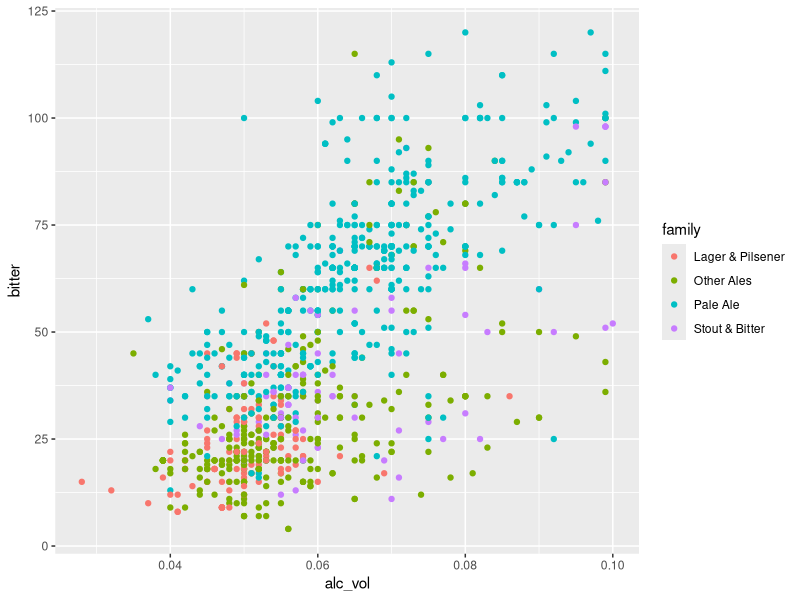
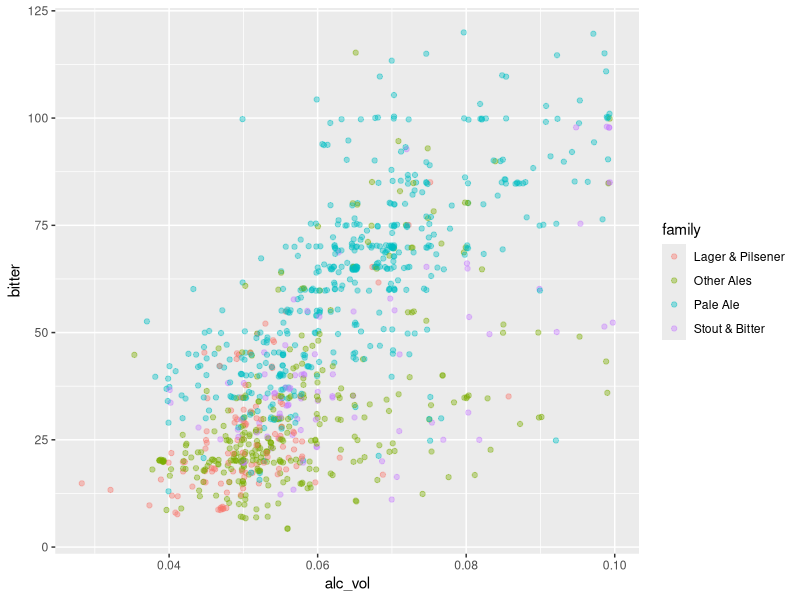
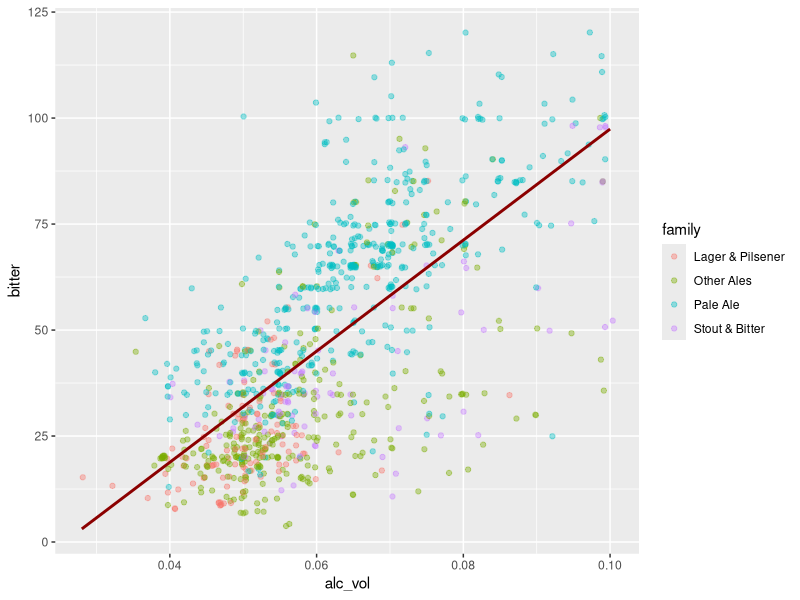
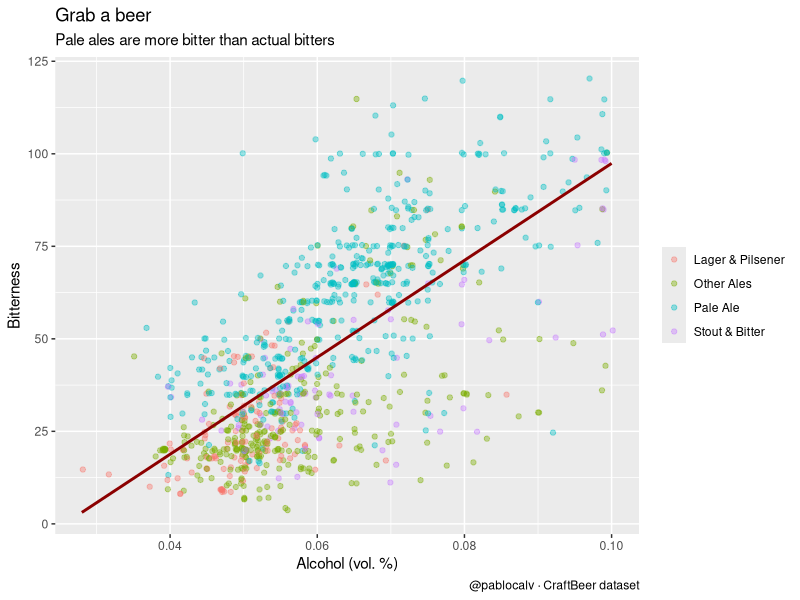
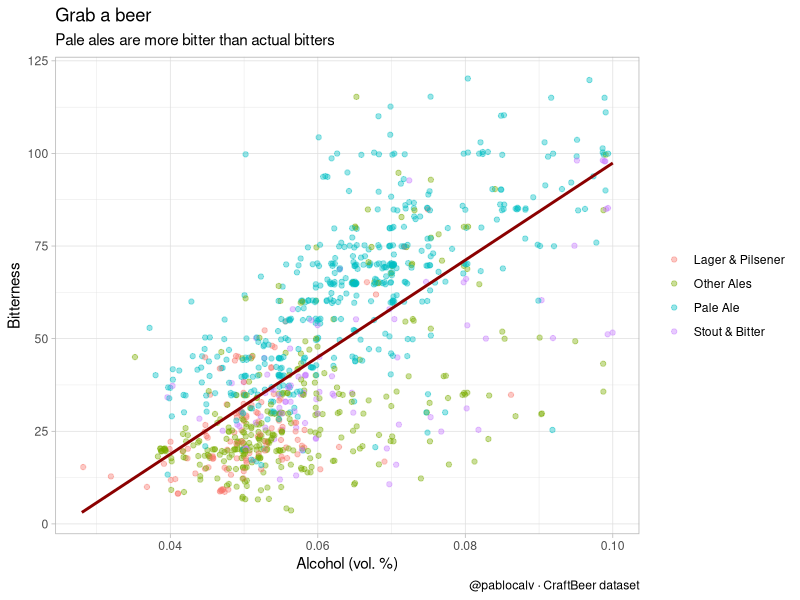
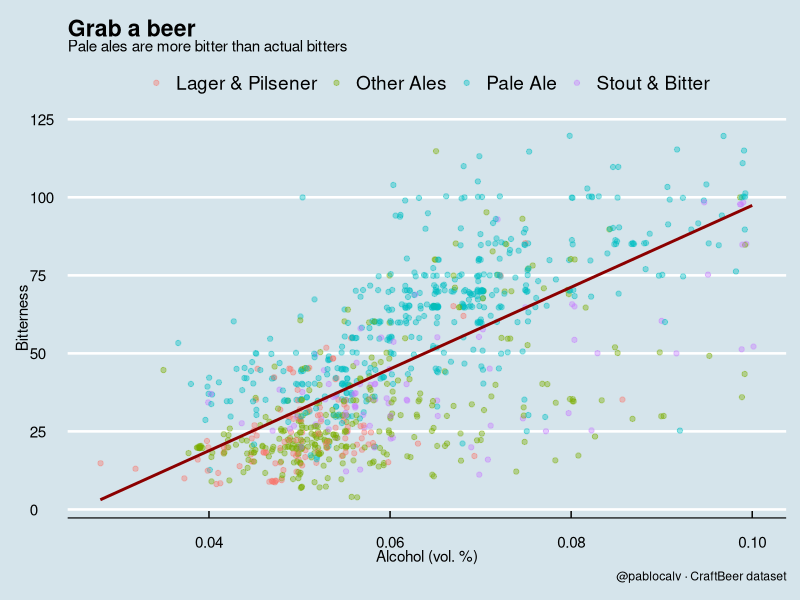
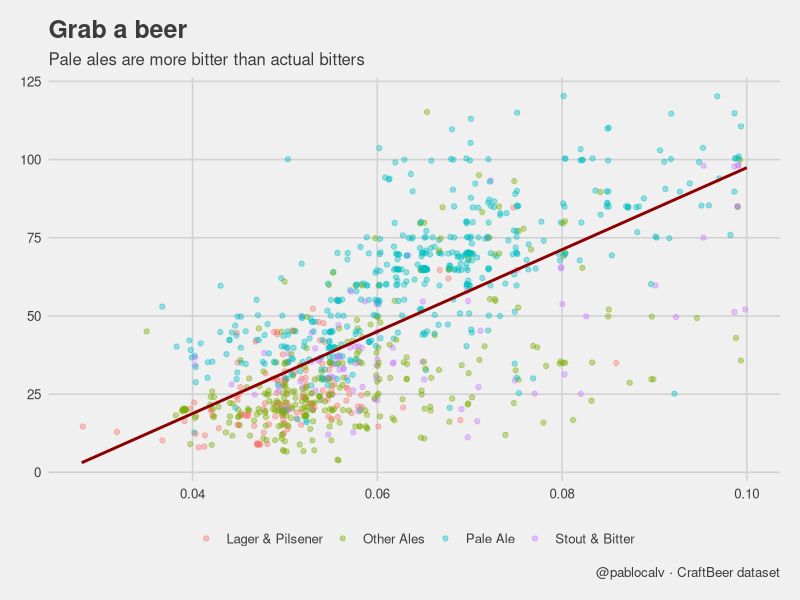
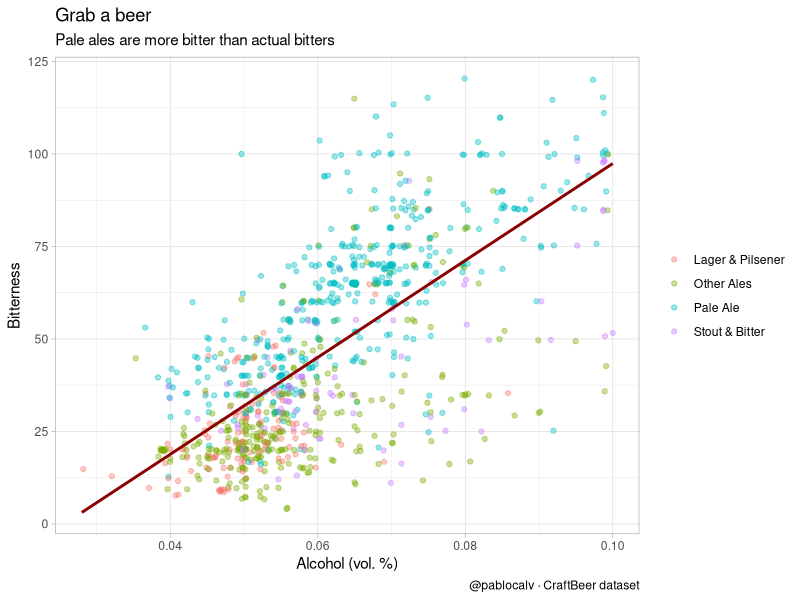

Write R code to recreate these figures, in order.
# Metadata ----------------------------------------------------------------
# Title: Ejercicios r & ggplot2
# Purpose: Resueltos
# Author(s): @pablocal
# Date: 2020-04-22
#
# Comments ----------------------------------------------------------------
# 
# Antes de comenzar recuerda:
#   1. Para EJECUTAR una línea del script usa Ctrl+Enter o el botón Run.
#   2. Todas las líneas antecedidas por "#" son comentarios y no se ejecutarán.
#   3. Si en algún momento quieres comenzar desde cero usa Ctrl+Mayús+F10.
#
# Options and packages ----------------------------------------------------

# Cargar paquetes y datos -------------------------------------------------
# En R los paquetes se instalan con la función install.packages() y se 
# cargan con la función library(). Hoy vamos a utilizar dos paquetes:
#   ggplot2: visualización de datos
#   ggthemes: extensión de ggplot que contiene temas precargados
# Los paquetes ya están instalados y sólo hay que cargarlos.
library(ggplot2)
library(ggthemes)

# Cargar los datos asignándolos al objetto beers. Al ser los datos en formato
# CSV se cargan con la función read.csv():
beers <- read.csv("beers.csv")

# Try It 1: Explorar los datos --------------------------------------------

# Para explorar los datos puedes utilizar las siguientes funciones:
#   str() para conocer la estructura de los datos
#   head() para visualizar las primeras filas y variables de los datos
#   summary() para obtener estadísticos descriptivos de las variables
# Utiliza las tres funciones para explorar los datos:

str(beers)
head(beers)
summary(beers)


# Try It 2: Plot básico ---------------------------------------------------

# a)
# A partir de los datos de beers vamos a estudiar la relación entre el 
# volumen de alcohol (alc_vol) y el grado de amargura (bitterness) según
# la familia de la cerveza (family). Para ello vamos a realizar un plot de 
# dispersión (puntos). Todos los plots precisan de tres elementos básicos: 
# datos, aesthetics y geometrías. Antes de comenzar con el código completa 
# la siguiente tabla:

# Datos: beers
# Aesthetics: x = alc_vol, y = bitter, color = family
# Geometría: geom_point

# Ahora sustituye los ____ por los valores adecuados y ejecuta el código:
plot_beer <- ggplot(data = beers, mapping = aes(x = alc_vol, y = bitter, color = family)) +
  geom_point()

# Ejecuta la siguiente línea para ver el gráfico:
plot_beer

# b)
# El principal problema de este plot es la densidad de los puntos en la parte 
# inferior izquierda. Para solucionarlo vamos a utilizar dos argumentos 
# dentro de la función geom_point(): alpha y position.
# 
# El argumento alpha sirve para aplicar un nivel de tranparencia, 
# en este caso a los puntos. La escala va de 0 (completamente transparente) a 
# 1 (completamente opaco). Para este plot utiliza un alpha = .4. 
# 
# El argumento position permite modificar la posición de los puntos
# para que haya menos sueprposición. Para ello, utiliza el argumento
# position = "jitter" (incluye las comillas).

plot_beer <- ggplot(data = beers, mapping = aes(x = alc_vol, y = bitter, col = family)) +
  geom_point(alpha = .4, position = "jitter") 

plot_beer

# c)
# Por último, vamos a incluir una línea de ajuste, esto es, otra geometría que resuma 
# la relación lineal entre alc_vol y bitter. Para ello usaremos el geom_smooth con 
# tres argumentos: method = "lm", color = "darkred" y se = FALSE. 
# 
# El argumento *method* sirve para determinar el método con el que se ajusta la línea. 
# Por ejemplo, "lm" corresponde a linear model, otra opción es utilizar un ajuste 
# no lineal como "loess", 
# 
# El argumento *color* se refiere al color de la línea. En caso de no especificarlo
# el color se heredaría de la función ggplot() y se produciría una línea para cada
# subgrupo de la variable family. Par auna lista de colores completa: 
# http://bc.bojanorama.pl/wp-content/uploads/2013/04/rcolorsheet.pdf
# 
# El argumento *se* determina la inclusión de un sombreado alrededor de la línea
# que representa el error de la estimación. Este argumento solo toma dos valores:
# TRUE o FALSE.

plot_beer <- plot_beer + geom_smooth(method = "lm", color = "darkred", se = FALSE)

plot_beer


# Try It 3: Aspecto ---------------------------------------------------

# a) 
# Para incluir las etiquetas se utiliza la función labs(). Los 
# argumentos de esta función corresponden a las diferentes etiquetas.
# En este caso añade etiquetas: title, subtitle, caption, x, y, color.
# En el caso de color, para eliminar el título de la leyenda, está prefijado
# en NULL.

plot_beer <- plot_beer + 
  labs(title = "Grab a beer",
       subtitle = "Pale ales are more bitter than actual bitters",
       caption = "@pablocalv · CraftBeer dataset",
       x = "Alcohol (vol. %)",
       y = "Bitterness",
       color = NULL)

plot_beer

# b)
# Quedan por modificar todos los demás aspectos visuales que no se
# corresponden con los propios datos. Por ejemplo, el uso de las 
# líneas de grid, color del fondo del plot, tamaño y color de los 
# títulos y las etiquetas de los ejes...
# 
# Una opción más fácil consiste en utilizar unos temas prediseñados 
# que están incluidos en el paquete ggplot2 o en su extensión ggthemes. 
# Todas las funciones referidas a los temas comienzan como "theme_". Prueba
# con theme_light(), theme_economist() y theme_fivethirtyeight(). Estas funciones
# no precisan argumentos.
# 
# Cuando tengas un tema preferido, guárdalo en el objeto plot_beer.

plot_beer + theme_light()
plot_beer + theme_economist()
plot_beer + theme_fivethirtyeight()

plot_beer <- plot_beer + theme_light()

# c)
# Por último, graba el gráfico utilizando la función ggsave(). Puedes
# guardarlo en el formato que prefieras (png, jpg, eps, pdf...) con solo
# cambiar la extensión del archivo de formato.

ggsave(filename = "plot_beer.pdf", plot = plot_beer)







